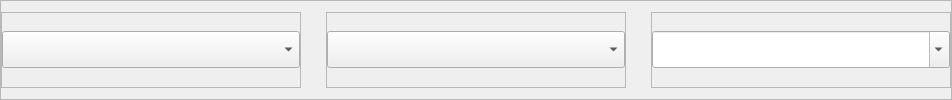
                              <widget class="QFrame" name="frame_13">
                               <property name="frameShape">
                                <enum>QFrame::StyledPanel</enum>
                               </property>
                               <property name="frameShadow">
                                <enum>QFrame::Raised</enum>
                               </property>
                               <layout class="QHBoxLayout" name="horizontalLayout_25">
                                <property name="spacing">
                                 <number>25</number>
                                </property>
                                <property name="leftMargin">
                                 <number>0</number>
                                </property>
                                <property name="rightMargin">
                                 <number>0</number>
                                </property>
                                <item>
                                 <widget class="QFrame" name="frame_21">
                                  <property name="minimumSize">
                                   <size>
                                    <width>300</width>
                                    <height>0</height>
                                   </size>
                                  </property>
                                  <property name="frameShape">
                                   <enum>QFrame::StyledPanel</enum>
                                  </property>
                                  <property name="frameShadow">
                                   <enum>QFrame::Raised</enum>
                                  </property>
                                  <layout class="QVBoxLayout" name="verticalLayout_28">
                                   <property name="leftMargin">
                                    <number>0</number>
                                   </property>
                                   <property name="topMargin">
                                    <number>0</number>
                                   </property>
                                   <property name="rightMargin">
                                    <number>0</number>
                                   </property>
                                   <property name="bottomMargin">
                                    <number>0</number>
                                   </property>
                                   <item>
                                    <widget class="QComboBox" name="annee_academique_id">
                                     <property name="minimumSize">
                                      <size>
                                       <width>0</width>
                                       <height>37</height>
                                      </size>
                                     </property>
                                     <property name="font">
                                      <font>
                                       <pointsize>14</pointsize>
                                      </font>
                                     </property>
                                     <property name="cursor">
                                      <cursorShape>PointingHandCursor</cursorShape>
                                     </property>
                                     <property name="placeholderText">
                                      <string>Année Académique</string>
                                     </property>
                                    </widget>
                                   </item>
                                  </layout>
                                 </widget>
                                </item>
                                <item>
                                 <widget class="QFrame" name="frame_22">
                                  <property name="minimumSize">
                                   <size>
                                    <width>300</width>
                                    <height>0</height>
                                   </size>
                                  </property>
                                  <property name="frameShape">
                                   <enum>QFrame::StyledPanel</enum>
                                  </property>
                                  <property name="frameShadow">
                                   <enum>QFrame::Raised</enum>
                                  </property>
                                  <layout class="QVBoxLayout" name="verticalLayout_27">
                                   <property name="leftMargin">
                                    <number>0</number>
                                   </property>
                                   <property name="topMargin">
                                    <number>0</number>
                                   </property>
                                   <property name="rightMargin">
                                    <number>0</number>
                                   </property>
                                   <property name="bottomMargin">
                                    <number>0</number>
                                   </property>
                                   <item>
                                    <widget class="QComboBox" name="classe_actuelle_id">
                                     <property name="minimumSize">
                                      <size>
                                       <width>0</width>
                                       <height>37</height>
                                      </size>
                                     </property>
                                     <property name="font">
                                      <font>
                                       <pointsize>14</pointsize>
                                      </font>
                                     </property>
                                     <property name="cursor">
                                      <cursorShape>PointingHandCursor</cursorShape>
                                     </property>
                                     <property name="placeholderText">
                                      <string>Classe</string>
                                     </property>
                                    </widget>
                                   </item>
                                  </layout>
                                 </widget>
                                </item>
                                <item>
                                 <widget class="QFrame" name="frame_23">
                                  <property name="minimumSize">
                                   <size>
                                    <width>300</width>
                                    <height>25</height>
                                   </size>
                                  </property>
                                  <property name="frameShape">
                                   <enum>QFrame::StyledPanel</enum>
                                  </property>
                                  <property name="frameShadow">
                                   <enum>QFrame::Raised</enum>
                                  </property>
                                  <layout class="QVBoxLayout" name="verticalLayout_25">
                                   <property name="leftMargin">
                                    <number>0</number>
                                   </property>
                                   <property name="topMargin">
                                    <number>0</number>
                                   </property>
                                   <property name="rightMargin">
                                    <number>0</number>
                                   </property>
                                   <property name="bottomMargin">
                                    <number>0</number>
                                   </property>
                                   <item>
                                    <widget class="QComboBox" name="faculte_id">
                                     <property name="minimumSize">
                                      <size>
                                       <width>0</width>
                                       <height>37</height>
                                      </size>
                                     </property>
                                     <property name="font">
                                      <font>
                                       <pointsize>14</pointsize>
                                      </font>
                                     </property>
                                     <property name="editable">
                                      <bool>true</bool>
                                     </property>
                                     <property name="placeholderText">
                                      <string>Faculte</string>
                                     </property>
                                    </widget>
                                   </item>
                                  </layout>
                                 </widget>
                                </item>
                               </layout>
                              </widget>
